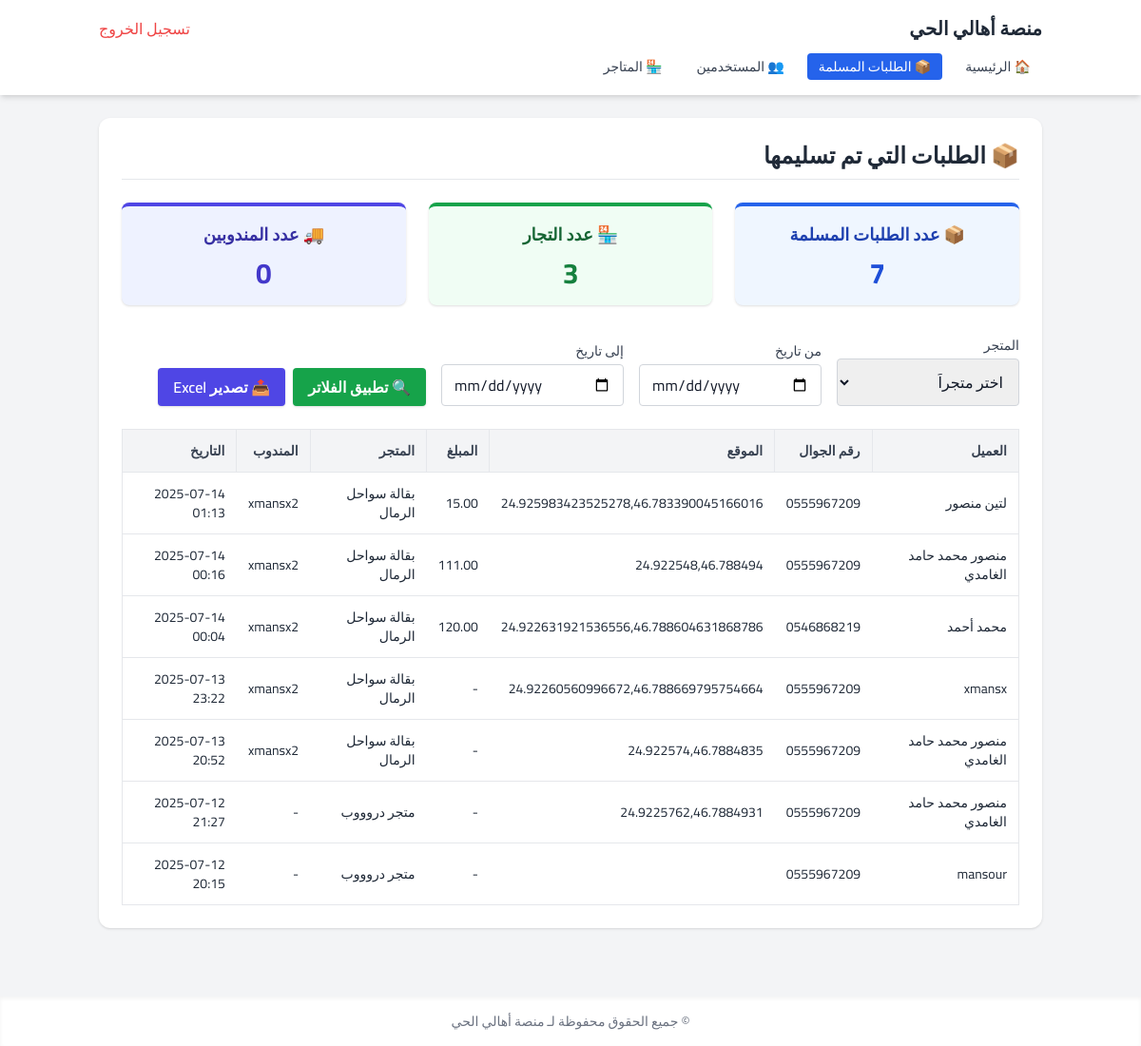
The app's page /accounts/admin/orders/ (signed in), older data.
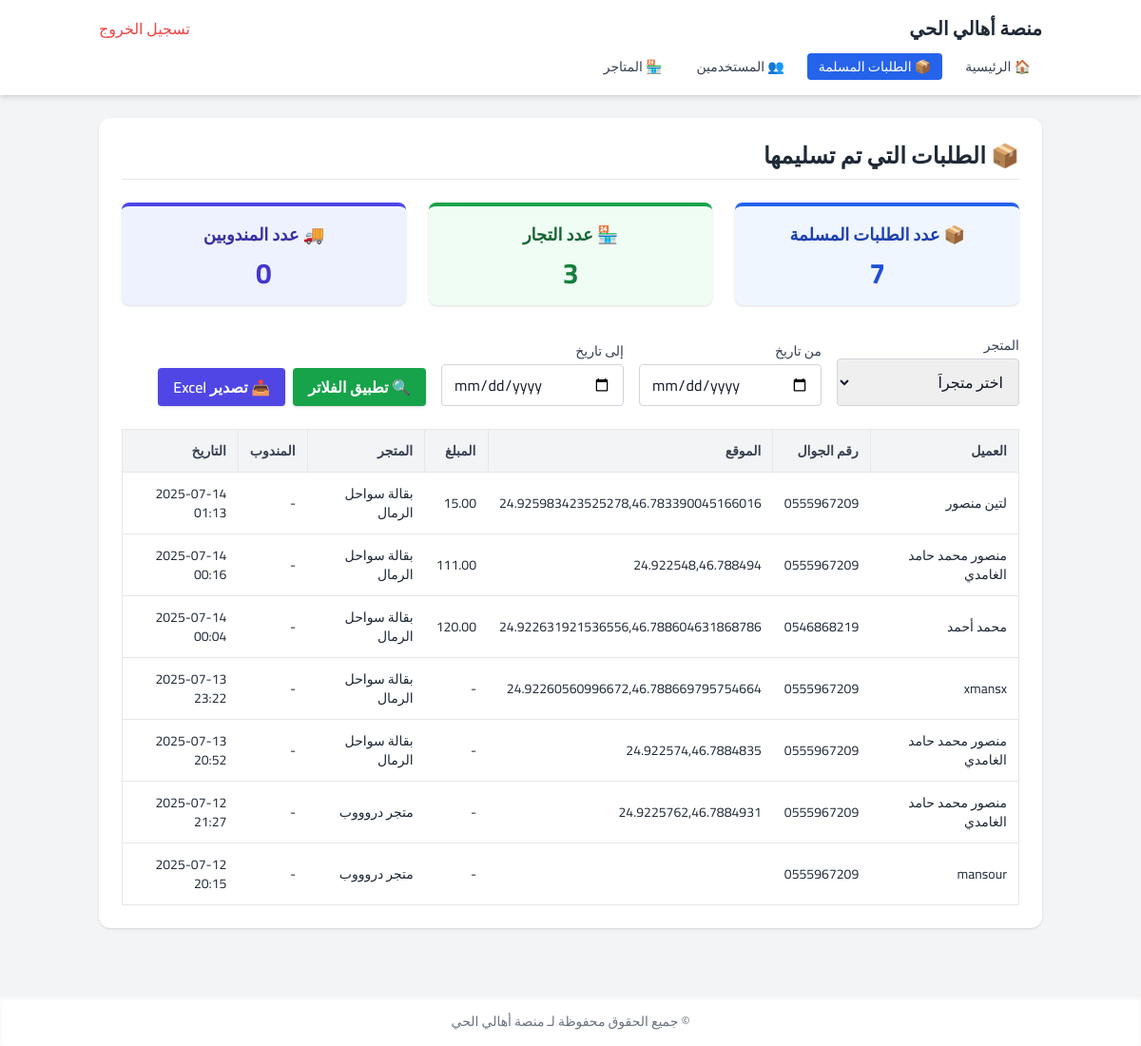
The same page, newer data.
### orders/models.py (models this page shows, shortened)
class Order(models.Model):
    class Status(models.TextChoices):
        NEW = 'new', 'جديد'
        PREPARING = 'preparing', 'قيد التجهيز'
        DELIVERING = 'delivering', 'قيد التوصيل'
        DELIVERED = 'delivered', 'تم التسليم'
        CANCELED = 'canceled', 'ملغي'
        DELETED = 'deleted', 'محذوف'
    class DeliveryType(models.TextChoices):
        PICKUP = 'pickup', 'استلام من المحل'
        DELIVERY = 'delivery', 'توصيل'
    store = models.ForeignKey(
        Store,
        on_delete=models.CASCADE,
        related_name="direct_orders",
        verbose_name="المتجر"
    )
    customer_name = models.CharField("اسم العميل", max_length=100)
    customer_phone = models.CharField("رقم الجوال", max_length=20)
    customer_location = models.CharField("الوصف النصي للموقع", max_length=255, blank=True)
    latitude = models.FloatField("خط العرض", null=True, blank=True)
    longitude = models.FloatField("خط الطول", null=True, blank=True)
    details = models.TextField("تفاصيل الطلب")
    notes = models.TextField("ملاحظات إضافية", blank=True)
    delivery_type = models.CharField(
        "نوع الطلب",
        max_length=20,
        choices=DeliveryType.choices
    )
    status = models.CharField(
        "الحالة",
        max_length=20,
        choices=Status.choices,
        default=Status.NEW
    )
    assigned_to = models.ForeignKey(
        settings.AUTH_USER_MODEL,
        on_delete=models.SET_NULL,
        null=True,
        blank=True,
        related_name='assigned_orders',
        limit_choices_to={'user_type': 'delivery'},
        verbose_name="المندوب"
    )
    invoice_amount = models.DecimalField(
        "مبلغ الفاتورة",
        max_digits=10,
        decimal_places=2,
        null=True,
        blank=True
    )
    created_at = models.DateTimeField("وقت الإنشاء", auto_now_add=True)
    class Meta:
        verbose_name = "طلب"
        verbose_name_plural = "الطلبات"
        ordering = ['-created_at']

### accounts/models.py (models this page shows, shortened)
class User(AbstractUser):
    class UserType(models.TextChoices):
        ADMIN = 'admin', 'مشرف'
        MERCHANT = 'merchant', 'تاجر'
        DELIVERY = 'delivery', 'مندوب'
    user_type = models.CharField(
        "نوع المستخدم",
        max_length=10,
        choices=UserType.choices,
        default=UserType.MERCHANT
    )
    phone_number = models.CharField("رقم الجوال", max_length=15, blank=True)
    is_active = models.BooleanField("حالة التفعيل", default=True)
    is_available = models.BooleanField("نشاط المتجر", default=True)
    store_location = models.CharField("عنوان المتجر (نص)", max_length=255, null=True, blank=True)
    store_latitude = models.FloatField("خط العرض", null=True, blank=True)
    store_longitude = models.FloatField("خط الطول", null=True, blank=True)

### stores/models.py (models this page shows, shortened)
class Store(models.Model):
    STORE_TYPES = [
        ('grocery', 'بقالة'),
        ('pharmacy', 'صيدلية'),
        ('restaurant', 'مطعم'),
        ('sweets', 'حلويات'),
        ('bakery', 'مخبوزات'),
        ('services', 'سباكة و كهرباء'),
        ('produce', 'خضار و فواكه'),
        ('gifts', 'هدايا'),
        ('coffee', 'كوفي'),
        ('other', 'أخرى'),
    ]
    user = models.OneToOneField(
        User,
        on_delete=models.CASCADE,
        related_name='store',
        verbose_name="صاحب المتجر"
    )
    name = models.CharField(max_length=255, verbose_name="اسم المتجر", blank=True)
    phone = models.CharField(max_length=15, verbose_name="رقم الجوال", blank=True)
    address = models.TextField(verbose_name="العنوان التفصيلي", blank=True)
    latitude = models.FloatField(verbose_name="خط العرض", null=True, blank=True)
    longitude = models.FloatField(verbose_name="خط الطول", null=True, blank=True)
    store_type = models.CharField(
        max_length=20,
        choices=STORE_TYPES,
        default='other',
        verbose_name="نوع المتجر"
    )
    is_active = models.BooleanField(default=True, verbose_name="نشط؟")
    is_available = models.BooleanField(default=True, verbose_name="متاح لاستقبال الطلبات؟")
    created_at = models.DateTimeField(auto_now_add=True, verbose_name="تاريخ الإضافة")

### accounts/views.py (the view, shortened to what this page needs)
# urls.py: path('admin/orders/', views.admin_orders, name='admin_orders'),
@login_required
def admin_orders(request):
    if request.user.user_type != 'admin':
        return redirect('home')
    selected_merchant_id = request.GET.get('merchant')
    date_from = request.GET.get('date_from')
    date_to = request.GET.get('date_to')
    export_excel = request.GET.get('export') == 'excel'
    orders = Order.objects.filter(status='delivered').select_related('store')
    if selected_merchant_id and selected_merchant_id.isdigit():
        orders = orders.filter(store__user__id=int(selected_merchant_id))
    if date_from:
        try:
            orders = orders.filter(created_at__date__gte=datetime.strptime(date_from, "%Y-%m-%d").date())
        except ValueError:
            messages.error(request, "صيغة التاريخ غير صحيحة (من).")
    if date_to:
        try:
            orders = orders.filter(created_at__date__lte=datetime.strptime(date_to, "%Y-%m-%d").date())
        except ValueError:
            messages.error(request, "صيغة التاريخ غير صحيحة (إلى).")
    merchants = User.objects.filter(user_type='merchant', is_active=True)
    context = {
        'orders': orders.order_by('-created_at'),
        'merchants': merchants,
        'selected_merchant_id': selected_merchant_id,
        'selected_date_from': date_from,
        'selected_date_to': date_to,
        'order_count': orders.count(),
    }
    return render(request, 'admin/orders.html', context)
    return render(request, 'admin/orders.html', context)

### templates/admin/orders.html (shortened to what this page needs)
{% extends "core/base.html" %}
{% block content %}
<div class="bg-white rounded-xl shadow p-6 mb-8">
  <h2 class="text-2xl font-bold text-gray-800 mb-6 border-b pb-2">📦 الطلبات التي تم تسليمها</h2>
  <div class="grid grid-cols-1 sm:grid-cols-2 lg:grid-cols-3 gap-6 mb-8">
    <div class="bg-blue-50 border-t-4 border-blue-600 rounded-lg p-4 shadow text-center">
      <h3 class="text-lg font-semibold text-blue-800">📦 عدد الطلبات المسلمة</h3>
      <p class="text-3xl font-bold text-blue-700 mt-2">{{ order_count }}</p>
    </div>
    <div class="bg-green-50 border-t-4 border-green-600 rounded-lg p-4 shadow text-center">
      <h3 class="text-lg font-semibold text-green-800">🏪 عدد التجار</h3>
      <p class="text-3xl font-bold text-green-700 mt-2">{{ merchants|length }}</p>
    </div>
    <div class="bg-indigo-50 border-t-4 border-indigo-600 rounded-lg p-4 shadow text-center">
      <h3 class="text-lg font-semibold text-indigo-800">🚚 عدد المندوبين</h3>
      <p class="text-3xl font-bold text-indigo-700 mt-2">{{ delivery_users|length }}</p>
    </div>
  </div>
  <form method="get" class="flex flex-wrap gap-4 items-end mb-6">
    <div>
      <label class="block text-sm font-medium text-gray-700 mb-1">المتجر</label>
      <select name="merchant" class="border border-gray-300 rounded px-3 py-2 focus:ring focus:border-blue-300 w-48">
        <option value="">اختر متجراً</option>
      </select>
    </div>
    <div>
      <label class="block text-sm font-medium text-gray-700 mb-1">من تاريخ</label>
      <input type="date" name="date_from" value="{{ selected_date_from }}" class="border border-gray-300 rounded px-3 py-2 focus:ring focus:border-blue-300 w-48">
    </div>
    <div>
      <label class="block text-sm font-medium text-gray-700 mb-1">إلى تاريخ</label>
      <input type="date" name="date_to" value="{{ selected_date_to }}" class="border border-gray-300 rounded px-3 py-2 focus:ring focus:border-blue-300 w-48">
    </div>
    <div class="flex gap-2">
      <button type="submit" class="bg-green-600 hover:bg-green-700 text-white font-semibold px-4 py-2 rounded shadow transition">
        🔍 تطبيق الفلاتر
      </button>
      <button type="submit" name="export" value="excel" class="bg-indigo-600 hover:bg-indigo-700 text-white font-semibold px-4 py-2 rounded shadow transition">
        📤 تصدير Excel
      </button>
    </div>
  </form>
  <div class="overflow-x-auto">
    <table class="min-w-full border text-sm text-right bg-white">
      <thead class="bg-gray-100 text-gray-700 font-semibold">
        <tr>
          <th class="p-3 border">العميل</th>
          <th class="p-3 border">رقم الجوال</th>
          <th class="p-3 border">الموقع</th>
          <th class="p-3 border">المبلغ</th>
          <th class="p-3 border">المتجر</th>
          <th class="p-3 border">المندوب</th>
          <th class="p-3 border">التاريخ</th>
        </tr>
      </thead>
      <tbody class="text-gray-800">
        {% for order in orders %}
          <tr class="hover:bg-gray-50 border-t">
            <td class="p-3">{{ order.customer_name }}</td>
            <td class="p-3">{{ order.customer_phone }}</td>
            <td class="p-3">{{ order.customer_location }}</td>
            <td class="p-3">{{ order.invoice_amount|default:"-" }}</td>
            <td class="p-3">{{ order.store.name }}</td>
            <td class="p-3">{{ order.assigned_to.username|default:"-" }}</td>
            <td class="p-3">{{ order.created_at|date:"Y-m-d H:i" }}</td>
          </tr>
        {% empty %}
          <tr>
            <td colspan="7" class="text-center p-5 text-gray-500">لا توجد طلبات مطابقة للفلاتر المحددة.</td>
          </tr>
        {% endfor %}
      </tbody>
    </table>
  </div>
</div>
{% endblock %}

Row changes from the older to the newer data that the page shows:
changed Order "لتين منصور": assigned_to.username "xmansx2" → "-"
changed Order (number 2 of 7 on the later page): assigned_to.username "xmansx2" → "-"
changed Order "محمد أحمد": assigned_to.username "xmansx2" → "-"
changed Order "xmansx": assigned_to.username "xmansx2" → "-"
changed Order (number 5 of 7 on the later page): assigned_to.username "xmansx2" → "-"
